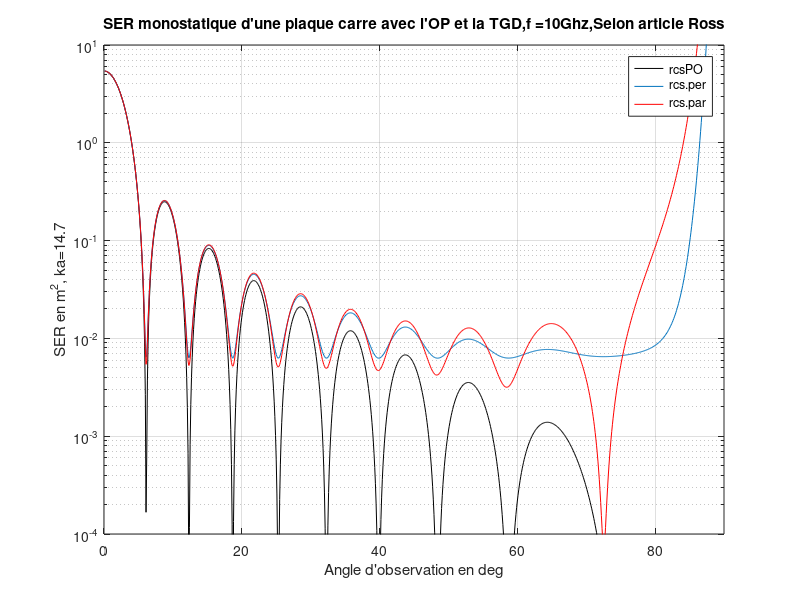

Reproduce this figure in MATLAB.
clear all;
close all;
load('donnee_SER_GTD_Q2_1_3');

%figure(1)
semilogy(theta_deg , rcs_po,'k')
xlabel('Angle d''observation en deg');
ylabel('SER en dbsm, ka=14.7');
hold on,
semilogy(theta_deg,rcs_per_ross)
hold on,
semilogy(theta_deg,rcs_par_ross,'r')
xlabel('Angle d''observation en deg');
ylabel('SER en m^2, ka=14.7');
h = legend('rcsPO','rcs.per','rcs.par');
axis([ 0 90  1e-4 1e1])
title('SER monostatique d''une plaque carre avec l''OP et la TGD,f =10Ghz,Selon article Ross');
grid on,
